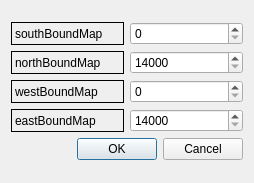
<?xml version="1.0" encoding="UTF-8"?>
<ui version="4.0">
 <class>MapRangeLargeForm</class>
 <widget class="QWidget" name="MapRangeLargeForm">
  <property name="geometry">
   <rect>
    <x>0</x>
    <y>0</y>
    <width>254</width>
    <height>183</height>
   </rect>
  </property>
  <property name="windowTitle">
   <string>Form</string>
  </property>
  <layout class="QGridLayout" name="gridLayout">
   <item row="0" column="0">
    <layout class="QVBoxLayout" name="verticalLayout_3">
     <item>
      <layout class="QHBoxLayout" name="horizontalLayout">
       <item>
        <layout class="QVBoxLayout" name="verticalLayout">
         <item>
          <widget class="QLabel" name="lbl_south">
           <property name="frameShape">
            <enum>QFrame::Box</enum>
           </property>
           <property name="text">
            <string>southBoundMap</string>
           </property>
          </widget>
         </item>
         <item>
          <widget class="QLabel" name="lbl_north">
           <property name="frameShape">
            <enum>QFrame::Box</enum>
           </property>
           <property name="text">
            <string>northBoundMap</string>
           </property>
          </widget>
         </item>
         <item>
          <widget class="QLabel" name="lbl_west">
           <property name="frameShape">
            <enum>QFrame::Box</enum>
           </property>
           <property name="text">
            <string>westBoundMap</string>
           </property>
          </widget>
         </item>
         <item>
          <widget class="QLabel" name="lbl_east">
           <property name="frameShape">
            <enum>QFrame::Box</enum>
           </property>
           <property name="text">
            <string>eastBoundMap</string>
           </property>
          </widget>
         </item>
        </layout>
       </item>
       <item>
        <layout class="QVBoxLayout" name="verticalLayout_2">
         <item>
          <widget class="QDoubleSpinBox" name="tet_southBoundMap">
           <property name="decimals">
            <number>0</number>
           </property>
           <property name="minimum">
            <double>0.000000000000000</double>
           </property>
           <property name="maximum">
            <double>98000.000000000000000</double>
           </property>
           <property name="singleStep">
            <double>7000.000000000000000</double>
           </property>
           <property name="value">
            <double>0.000000000000000</double>
           </property>
          </widget>
         </item>
         <item>
          <widget class="QDoubleSpinBox" name="tet_northBoundMap">
           <property name="decimals">
            <number>0</number>
           </property>
           <property name="minimum">
            <double>14000.000000000000000</double>
           </property>
           <property name="maximum">
            <double>98000.000000000000000</double>
           </property>
           <property name="singleStep">
            <double>7000.000000000000000</double>
           </property>
           <property name="value">
            <double>14000.000000000000000</double>
           </property>
          </widget>
         </item>
         <item>
          <widget class="QDoubleSpinBox" name="tet_westBoundMap">
           <property name="decimals">
            <number>0</number>
           </property>
           <property name="minimum">
            <double>0.000000000000000</double>
           </property>
           <property name="maximum">
            <double>98000.000000000000000</double>
           </property>
           <property name="singleStep">
            <double>7000.000000000000000</double>
           </property>
           <property name="value">
            <double>0.000000000000000</double>
           </property>
          </widget>
         </item>
         <item>
          <widget class="QDoubleSpinBox" name="tet_eastBoundMap">
           <property name="decimals">
            <number>0</number>
           </property>
           <property name="minimum">
            <double>14000.000000000000000</double>
           </property>
           <property name="maximum">
            <double>98000.000000000000000</double>
           </property>
           <property name="singleStep">
            <double>5000.000000000000000</double>
           </property>
           <property name="value">
            <double>14000.000000000000000</double>
           </property>
          </widget>
         </item>
        </layout>
       </item>
      </layout>
     </item>
     <item>
      <widget class="QDialogButtonBox" name="buttonBox">
       <property name="standardButtons">
        <set>QDialogButtonBox::Cancel|QDialogButtonBox::Ok</set>
       </property>
      </widget>
     </item>
    </layout>
   </item>
  </layout>
 </widget>
 <resources/>
 <connections/>
</ui>
